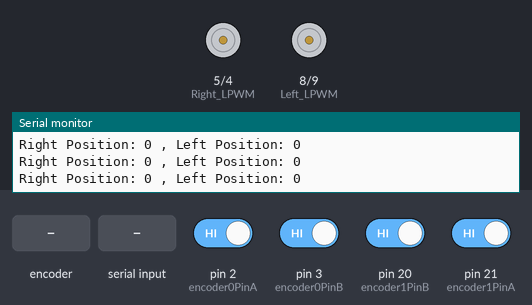
Recording of a sketch running on a simulated Arduino Mega 2560, built with avr-gcc and run on an emulated ATmega2560. Shown: motor-driver pin pairs drawn as motors (green arrow = first pin HIGH = forward, orange = second pin HIGH = backward, longer = more drive, scaled by the enable pin), the last lines printed to the serial monitor. The test bench sets the inputs (shaded band); at power-on: pin 2 (encoder0PinA), pin 3 (encoder0PinB), pin 20 (encoder1PinB), pin 21 (encoder1PinA) HIGH.

Above: at 1.2 s.
1.3 s: rotary encoder on pin 2 (encoder0PinA) / pin 3 (encoder0PinB) turned 3 steps (first pin leading)
3.4 s: pin 20 (encoder1PinB) driven LOW
At 4.0 s:
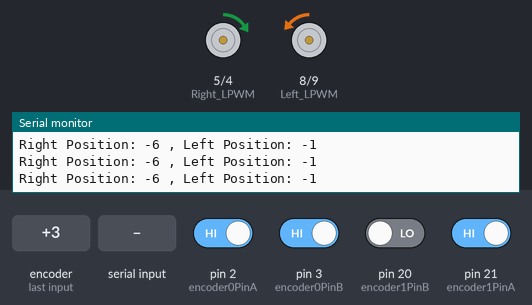
4.9 s: pin 21 (encoder1PinA) driven LOW
At 6.1 s:
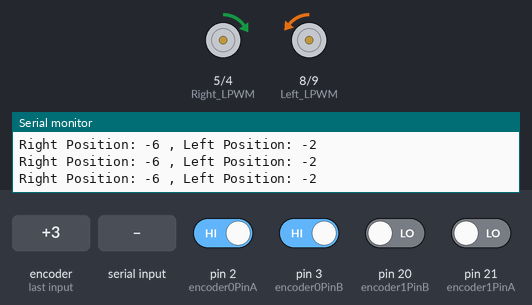
6.4 s: pin 20 (encoder1PinB) driven HIGH
At 7.5 s:
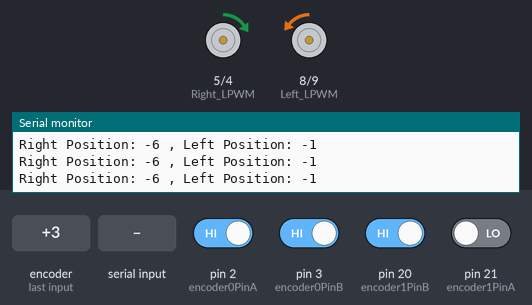
7.9 s: "a" received over Serial
At 8.2 s:
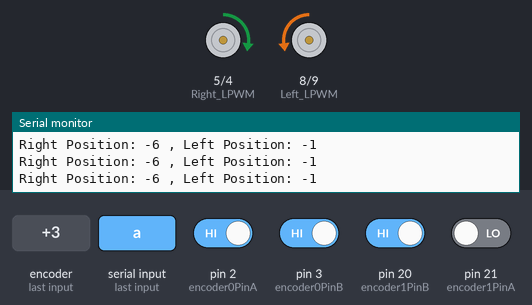
Timing chart, 0 to 10.4 s (numbered marks = the images above; inputs shaded):
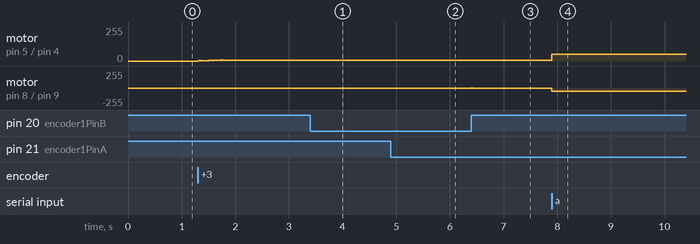

Measured:
- after the input at 3.4 s, motor on pin 8 (Left_LPWM) / pin 9 (Left_RPWM): stopped → backward 1/255 at once
- after the input at 4.9 s, motor on pin 8 (Left_LPWM) / pin 9 (Left_RPWM): backward 1/255 → backward 2/255 at once
- after the input at 6.4 s, motor on pin 8 (Left_LPWM) / pin 9 (Left_RPWM): backward 2/255 → forward 1/255 at once, → backward 2/255 0.01 s later
- after the input at 7.9 s, motor on pin 5 (Right_LPWM) / pin 4 (Right_RPWM): forward 6/255 → forward 50/255 at once; motor on pin 8 (Left_LPWM) / pin 9 (Left_RPWM): backward 2/255 → backward 50/255 at once

The sketch:

PID_test_JB.ino
```cpp
//1m = 5850 encoder counts (still to reconfirm)

#include <PID_v1.h>

//PID Values for Right Wheel
double Pk0 = 1;
double Ik0 = 0;
double Dk0 = 0.02;

double Setpoint0, Input0, Output0, Output0a;
PID PID0(&Input0, &Output0, &Setpoint0, Pk0, Ik0, Dk0, DIRECT);

//PID Values for Let Wheel
double Pk1 = 1;
double Ik1 = 0;
double Dk1 = 0.02;

double Setpoint1, Input1, Output1, Output1a;
PID PID1(&Input1, &Output1, &Setpoint1, Pk1, Ik1, Dk1, DIRECT);


float demand0;
float demand1;

unsigned long currentMillis;
unsigned long previousMillis;


////RIGHT MOTOR
#define encoder0PinA 2 //Encoder 0 (Right Wheel) // Yellow wire
#define encoder0PinB 3 // White wire

#define Right_RPWM 4 //Right Motor PWM-pins
#define Right_LPWM 5
#define EN_MOTOR_RIGHT 47 //Rght Motor Enable pin


////LEFT MOTOR
#define encoder1PinA 21 //Encoder 1 (Left Wheel) // Yellow wire
#define encoder1PinB 20 // White wire

#define Left_RPWM 9 //Left Motor PWM-pins
#define Left_LPWM 8
#define EN_MOTOR_LEFT 49 //Left Motor Enable pin


volatile long encoder0Pos = 0;
volatile long encoder1Pos = 0;

int dir_0;
float pwr_0;


void setup() {

  //Right Wheel
  pinMode(Right_RPWM, OUTPUT);
  pinMode(Right_LPWM, OUTPUT);
  pinMode(encoder0PinA, INPUT_PULLUP);
  pinMode(encoder0PinB, INPUT_PULLUP);
  attachInterrupt(digitalPinToInterrupt(encoder0PinA),doEncoderA_right, CHANGE);
  attachInterrupt(digitalPinToInterrupt(encoder0PinB),doEncoderB_right, CHANGE);
  pinMode(EN_MOTOR_RIGHT,OUTPUT);
  digitalWrite(EN_MOTOR_RIGHT, LOW);

  //Left Wheel
  pinMode(Left_RPWM, OUTPUT);
  pinMode(Left_LPWM, OUTPUT);
  pinMode(encoder1PinA, INPUT_PULLUP);
  pinMode(encoder1PinB, INPUT_PULLUP);
  attachInterrupt(digitalPinToInterrupt(encoder1PinA),doEncoderA_left, CHANGE);
  attachInterrupt(digitalPinToInterrupt(encoder1PinB),doEncoderB_left, CHANGE);
  pinMode(EN_MOTOR_LEFT,OUTPUT);
  digitalWrite(EN_MOTOR_LEFT, LOW);

  //PID_Right
  PID0.SetMode(AUTOMATIC);
  PID0.SetOutputLimits(-50,50); //Limit maximum PWM
  PID0.SetSampleTime(10);

  //PID_Left
  PID1.SetMode(AUTOMATIC);
  PID1.SetOutputLimits(-50,50);

  PID1.SetSampleTime(10);

  //Serial monitor
  Serial.begin(115200);
}

void loop() {

  currentMillis= millis();
  if(currentMillis - previousMillis >= 10){ //start of timed loop
    previousMillis = currentMillis;

    if(Serial.available()>0){
      char c = Serial.read();

      if(c == 'a'){
        demand0 = 5650;//1 meter
        demand1 = 5650;
      }
      else if(c == 'h') {
        demand0 = 0;
        demand1 = 0;
      }
    }
    Serial.print("Right Position: ");
    Serial.print(encoder0Pos);
    Serial.print(" , ");
    Serial.print("Left Position: ");
    Serial.print(encoder1Pos);
    Serial.println("");

    //PID for Both Wheels
    Setpoint0 = demand0;
    Setpoint1 = demand1;
    Input0 = encoder0Pos;
    Input1 = encoder1Pos;
    PID0.Compute();
    PID1.Compute();

/*
    //PID for Left Wheel
    Setpoint1 = demand1;
    Input1 = encoder1Pos;
    PID1.Compute();
*/
    if(Output0 > 0 ){
      //digitalWrite(EN_MOTOR_RIGHT, HIGH);
      Output0a = abs(Output0);
      analogWrite(Right_LPWM,Output0a);
      analogWrite(Right_RPWM,0);
     }

     else if(Output0 < 0){
      //digitalWrite(EN_MOTOR_RIGHT, HIGH);
      Output0a = abs(Output0);
      analogWrite(Right_LPWM,0);
      analogWrite(Right_RPWM,Output0a);

     }
     else {
      digitalWrite(EN_MOTOR_LEFT, LOW);
      analogWrite(Left_LPWM,0);
      analogWrite(Left_RPWM,0);
      }

     if(Output1 > 0){
      //digitalWrite(EN_MOTOR_LEFT, HIGH);
      Output1a = abs(Output1);
      analogWrite(Left_LPWM,0);
      analogWrite(Left_RPWM,Output1a);
     }

     else if(Output1 < 0){
      //digitalWrite(EN_MOTOR_LEFT, HIGH);
      Output1a = abs(Output1);
      analogWrite(Left_LPWM,Output1a);
      analogWrite(Left_RPWM,0);

     }
     else {
      //digitalWrite(EN_MOTOR_LEFT, LOW);
      analogWrite(Left_LPWM,0);
      analogWrite(Left_RPWM,0);
      }

      /*
      Serial.println("Output Right ");
      Serial.println(Output0);
      Serial.println("Output Left ");
      Serial.println(Output1);
      */
      digitalWrite(EN_MOTOR_LEFT, HIGH);
      digitalWrite(EN_MOTOR_RIGHT, HIGH);


    }// end of timed loop
}// end of main loop

// ****encoder interrupts****
//Encoder 0 (Right Wheel)

void doEncoderA_right(){

  if(digitalRead(encoder0PinA) == HIGH){
    if(digitalRead(encoder0PinB) == LOW){
      encoder0Pos = encoder0Pos - 1;
     }
     else{
      encoder0Pos = encoder0Pos + 1;
      }
    }
    else{
      if(digitalRead(encoder0PinB) == HIGH){
        encoder0Pos = encoder0Pos - 1;
        }
        else{
          encoder0Pos = encoder0Pos + 1;
        }
     }
  }

  void doEncoderB_right(){

  if(digitalRead(encoder0PinB) == HIGH){
    if(digitalRead(encoder0PinA) == LOW){
      encoder0Pos = encoder0Pos - 1;
     }
     else{
      encoder0Pos = encoder0Pos + 1;
      }
    }
    else{
      if(digitalRead(encoder0PinA) == LOW){
        encoder0Pos = encoder0Pos - 1;
        }
        else{
          encoder0Pos = encoder0Pos + 1;
        }
     }
  }

  //Encoder 1 (Left Wheel)

void doEncoderA_left(){

  if(digitalRead(encoder1PinA) == HIGH){
    if(digitalRead(encoder1PinB) == LOW){
      encoder1Pos = encoder1Pos + 1;
     }
     else{
      encoder1Pos = encoder1Pos - 1;
      }
    }
    else{
      if(digitalRead(encoder1PinB) == HIGH){
        encoder1Pos = encoder1Pos + 1;
        }
        else{
          encoder1Pos = encoder1Pos - 1;
        }
     }
  }

  void doEncoderB_left(){

  if(digitalRead(encoder1PinB) == HIGH){
    if(digitalRead(encoder1PinA) == LOW){
      encoder1Pos = encoder1Pos + 1;
     }
     else{
      encoder1Pos = encoder1Pos - 1;
      }
    }
    else{
      if(digitalRead(encoder1PinA) == LOW){
        encoder1Pos = encoder1Pos + 1;
        }
        else{
          encoder1Pos = encoder1Pos - 1;
        }
     }
  }
```
